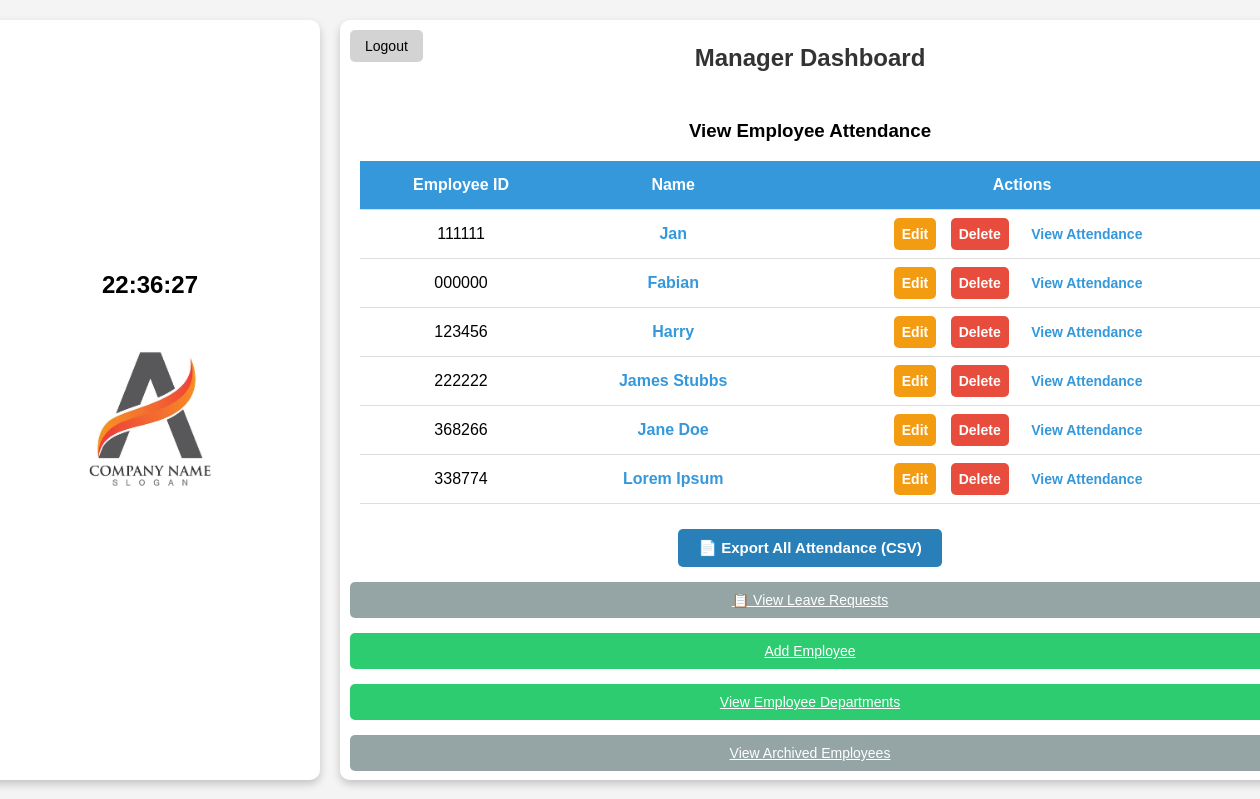
/manager/, run on the app's committed database.
### employees/models.py (models this page shows, shortened)
class Employee(AbstractBaseUser):
    employee_id = models.CharField(max_length=6, unique=True)
    name = models.CharField(max_length=100)
    passcode = models.CharField(max_length=6)
    department = models.ForeignKey(
        Department,
        on_delete=models.CASCADE,
        related_name='employees',
        null=False,
        default=""
    )
    is_manager = models.BooleanField(default=False)
    archived = models.BooleanField(default=False)
    archive_date = models.DateTimeField(null=True, blank=True)
    profile_picture = models.ImageField(upload_to='profile_pictures/', blank=True, null=True,default='profile_pictures/default.jpg')
    objects = EmployeeManager()
    USERNAME_FIELD = 'employee_id'
    REQUIRED_FIELDS = ['name']

### employees/views.py (the view)
# urls.py: path('manager/', views.manager_dashboard, name='manager_dashboard'),
def manager_dashboard(request):
    employees = Employee.objects.filter(archived=False)
    return render(request, 'employees/manager_dashboard.html', {'employees': employees})

### employees/templates/employees/manager_dashboard.html (shortened to what this page needs)
<!DOCTYPE html>
<html lang="en">
<head>
    {% load static %}
</head>
<body>
    <div class="wrapper">
        <div class="box left-box">
            <div class="clock" id="clock">00:00:00</div>
            <img src="{% static 'images/logo.jpg' %}" alt="Company Logo" class="logo">
        </div>
        <div class="box right-box">
            <a href="{% url 'logout' %}" class="logout-btn">Logout</a>
            <h2>Manager Dashboard</h2>
            <div class="attendance-container">
                <h3>View Employee Attendance</h3>
                <table>
                    <tr>
                        <th>Employee ID</th>
                        <th>Name</th>
                        <th>Actions</th>
                    </tr>
                    {% for employee in employees %}
                        {% if not employee.archived %}
                        <tr>
                            <td>{{ employee.employee_id }}</td>
                            <td>
                                <a href="{% url 'employee_detail' employee.employee_id %}">
                                    {{ employee.name }}
                                </a>
                            </td>
                            <td>
                                <a href="{% url 'update_employee' employee.employee_id %}" class="button edit-btn">Edit</a>
                                <a href="{% url 'archive_employee' employee.employee_id %}" class="button delete-btn">Delete</a>
                                <a href="{% url 'employee_attendance_records' employee.employee_id %}" class="button view-btn">View Attendance</a>
                            </td>
                        </tr>
                        {% endif %}
                    {% endfor %}
                </table>
                <div class="export-container">
                    <a href="{% url 'export_attendance_csv' %}" class="button export-btn">
                        📄 Export All Attendance (CSV)
                    </a>
                </div>
            </div>
            <a href="{% url 'view_leave_requests' %}" class="button archive-view-btn">📋 View Leave Requests</a>
            <a href="{% url 'add_employee' %}" class="button add-btn">Add Employee</a>
            <a href="{% url 'departments' %}" class="button add-btn">View Employee Departments</a>
            <a href="{% url 'archived_employees' %}" class="button archive-view-btn">View Archived Employees</a>
        </div>
    </div>
</body>
</html>

### employees/templates/employees/manager_dashboard.html (style rules this page uses)
body { font-family: Arial, sans-serif; background-color: #f4f4f4; display: flex; justify-content: center; align-items: center; height: 100vh; margin: 0; }
.wrapper { display: flex; gap: 20px; position: relative; }
.box { background: white; padding: 20px; border-radius: 10px; box-shadow: 0 4px 8px rgba(0, 0, 0, 0.2); display: flex; flex-direction: column; align-items: center; justify-content: center; }
.left-box { width: 300px; height: auto; text-align: center; display: flex; flex-direction: column; align-items: center; justify-content: center; }
.clock { font-size: 24px; font-weight: bold; margin-bottom: 20px; }
.right-box { width: 900px; max-height: 90vh; overflow-y: auto; overflow-x: hidden; text-align: center; position: relative; padding-bottom: 20px; }
.logo { width: 200px; height: 200px; object-fit: cover; border-radius: 50%; margin-bottom: 10px; }
.logout-btn { position: absolute; top: 10px; left: 10px; background-color: lightgray; color: black; padding: 8px 15px; border: none; border-radius: 5px; cursor: pointer; font-size: 14px; text-decoration: none; }
h2 { margin-bottom: 10px; color: #333; }
table { width: 100%; border-collapse: collapse; margin-top: 10px; }
th, td { padding: 15px; border-bottom: 1px solid #ddd; text-align: center; white-space: nowrap; }
th { background-color: #3498db; color: white; }
.button { padding: 8px; margin: 5px; font-size: 14px; border: none; border-radius: 5px; cursor: pointer; }
.edit-btn { background-color: #f39c12; color: white; }
.delete-btn { background-color: #e74c3c; color: white; }
.add-btn { background-color: #2ecc71; color: white; margin-top: 10px; padding: 10px; width: 100%; }
.attendance-container { text-align: center; width: 100%; max-width: 100%; margin-top: 20px; }
.archive-view-btn { background-color: #95a5a6; color: white; padding: 10px; border: none; border-radius: 5px; cursor: pointer; display: block; text-align: center; margin-top: 10px; width: 100%; }
td a { color: #3498db; text-decoration: none; font-weight: bold; }
.export-container { margin-top: 20px; display: flex; justify-content: center; }
.export-btn { background-color: #2980b9; color: white; padding: 10px 20px; font-size: 15px; border: none; border-radius: 5px; cursor: pointer; text-decoration: none; font-weight: bold; }

### data on the page
Employee: employee_id "111111", name "Jan"
Employee: employee_id "000000", name "Fabian"
Employee: employee_id "123456", name "Harry"
Employee: employee_id "222222", name "James Stubbs"
Employee: employee_id "368266", name "Jane Doe"
Employee: employee_id "338774", name "Lorem Ipsum"
